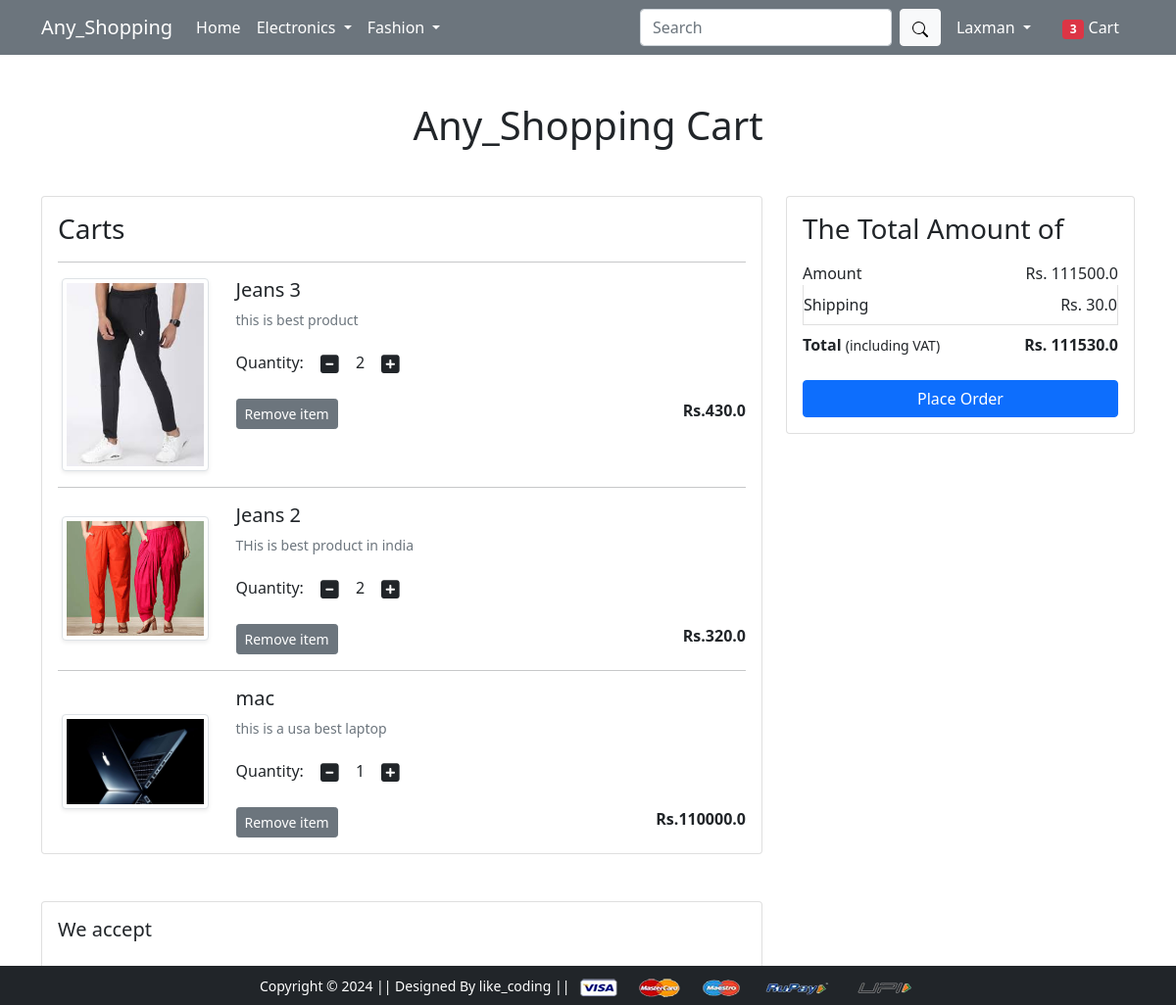
The page /cart/ (signed in) on the database its author committed.
### app/models.py (models this page shows, shortened)
class Cart(models.Model):
    user = models.ForeignKey(User , on_delete=models.CASCADE)
    product = models.ForeignKey(Product , on_delete=models.CASCADE)
    quantity = models.PositiveIntegerField(default=1)

class Product(models.Model):
    title = models.CharField(max_length=121)
    selling_price = models.FloatField()
    discounted_price = models.FloatField()
    description = models.TextField()
    brand = models.CharField(max_length=121)
    category = models.CharField(choices=CATEGORY_CHOICES,max_length=121)
    product_image = models.ImageField(upload_to='productimg')

### app/views.py (the view)
# urls.py: path('cart/', views.show_cart, name='show_cart'),
@login_required
def show_cart(request):
 if request.user.is_authenticated:
  user = request.user
  cart = Cart.objects.filter(user=user)
  total_cart = len(cart)
  cart_product = [p for p in Cart.objects.all() if p.user == user]
  if cart_product:
   amount = 0.0
   shipping_amount = 30.0
   total_amount = 0.0
   for p in cart_product:
    temp_amount =(p.quantity * p.product.discounted_price)
    amount += temp_amount
    total_amount = amount + shipping_amount
   return render(request, 'app/addtocart.html' , {'carts':cart,'amount':amount,'total':total_amount,'shipping':shipping_amount ,'total_cart':total_cart})
  else:
   return render(request , 'app/emptycart.html')

### app/templates/app/addtocart.html (shortened to what this page needs)
{% extends 'app/base.html' %}
{% load static %}
{% block main-content %}
<div class="container my-5">
  <div class="row">
    <h1 class="text-center mb-5">Any_Shopping Cart</h1>
    <div class="col-sm-8">
      <div class="card">
        <div class="card-body">
          <h3>Carts</h3>
          {% for cart in carts %}
          <hr>
          <div class="row">
            <div class="text-center col-sm-3  align-self-center"><img src="{{cart.product.product_image.url}}" alt=""
                srcset="" class="img-fluid img-thumbnail shadow-sm" height="150" width="150"> </div>
            <div class="col-sm-9">
              <div>
                <h5>{{cart.product.title}} </h5>
                <p class="mb-2 text-muted small">{{cart.product.description}}</p>
                <div class="my-3">
                  <label for="quantity">Quantity:</label>
                  <a class="minus-cart btn" pid="{{cart.product.id}}"><i class="fas fa-minus-square fa-lg"></i></a>
                  <span id="quantity">{{cart.quantity}}</span>
                  <a class="plus-cart btn" pid="{{cart.product.id}}" ><i class="fas fa-plus-square fa-lg"></i></a>
                </div>
                <div class="d-flex justify-content-between">
                  <a href="#" class="btn btn-sm btn-secondary mr-3 remove-cart" pid="{{cart.product.id}}">Remove item </a>
                  <p class="mb-0"><span><strong>Rs.{{cart.product.discounted_price}}</strong></span></p>
                </div>
              </div>
            </div>
          </div>
          {% endfor %}
        </div>
      </div>
    </div>
    <div class="col-sm-4">
      <div class="card">
        <div class="card-body">
          <h3>The Total Amount of</h3>
          <ul class="list-group">
            <li class="list-group-item d-flex justify-content-between align-items-center border-0 px-0 pb-0">
              Amount<span>Rs. <span id="amount">{{amount}}</span></span></li>
            <li class="list-group-item d-flex justify-content-between align-items-center px-0">Shipping<span>Rs. <span
                  id="shipping">{{shipping}}</span></span></li>
            <li class="list-group-item d-flex justify-content-between align-items-center border-0 px-0 mb-3">
              <div>
                <strong>Total</strong> <small>(including VAT)</small>
              </div>
              <span><strong>Rs. <strong id="total">{{total}}</strong></strong></span>
            </li>
          </ul>
          <div class="d-grid"><a href="{% url 'checkout' %}" class="btn btn-primary">Place Order</a></div>
        </div>
      </div>
    </div>
  </div>
</div>
<div class="container">
  <div class="row">
    <div class="col-sm-8">
      <div class="card">
        <div class="card-body">
          <h5 class="mb-4">We accept</h5>
        </div>
      </div>
    </div>
  </div>
</div>
{% endblock main-content %}

### app/templates/app/base.html (shortened to what this page needs)
<!doctype html>
{% load static %}
<html lang="en">
<head>
  <link href="https://cdn.jsdelivr.net/npm/bootstrap@5.0.0-beta1/dist/css/bootstrap.min.css" rel="stylesheet"
>
  <link rel="stylesheet" href="{% static 'app/css/owl.carousel.min.css' %}">
  <link rel="stylesheet" href="{% static 'app/css/all.min.css' %}">
  <link rel="stylesheet" href="{% static 'app/css/style.css' %}">
</head>
<body>
  <nav class="navbar navbar-expand-lg navbar-dark bg-secondary">
    <div class="container">
      <a class="navbar-brand" href="/">Any_Shopping</a>
      <div class="collapse navbar-collapse" id="navbarSupportedContent">
        <ul class="navbar-nav me-auto mb-2 mb-lg-0">
          <li class="nav-item">
            <a class="nav-link active" aria-current="page" href="/">Home</a>
          </li>
          <li class="nav-item dropdown">
            <a class="nav-link dropdown-toggle text-white" href="#" id="electronicsDropdown" role="button"
              data-bs-toggle="dropdown" aria-expanded="false">
              Electronics
            </a>
          </li>
          <li class="nav-item dropdown">
            <a class="nav-link dropdown-toggle text-white" href="#" id="fashionDropdown" role="button"
              data-bs-toggle="dropdown" aria-expanded="false">
              Fashion
            </a>
          </li>
        </ul>
        <form class="d-flex" method="get" action="{% url 'search' %}">
          <input class="form-control me-2" type="text" placeholder="Search" aria-label="Search" name="anyone">
          <button class="btn btn-light" type="submit"><svg xmlns="http://www.w3.org/2000/svg" width="16" height="16" fill="currentColor" class="bi bi-search" viewBox="0 0 16 16">
            <path d="M11.742 10.344a6.5 6.5 0 1 0-1.397 1.398h-.001q.044.06.098.115l3.85 3.85a1 1 0 0 0 1.415-1.414l-3.85-3.85a1 1 0 0 0-.115-.1zM12 6.5a5.5 5.5 0 1 1-11 0 5.5 5.5 0 0 1 11 0"/>
          </svg></button>
        </form>
        <div>
          <ul class="navbar-nav me-auto mb-2 mb-lg-0">
            {% if request.user.is_authenticated %}
            <li class="nav-item dropdown mx-2">
              <a class="nav-link dropdown-toggle text-white" href="#" id="profileDropdown" role="button"
                data-bs-toggle="dropdown" aria-expanded="false">
                {{request.user.username|capfirst}}
              </a>
            </li>
            <li class="nav-item mx-2">
              <a href="{% url 'show_cart' %}" class="nav-link text-white"><span
                  class="badge bg-danger">{{total_cart}}</span> Cart
              </a>
            </li>
            {% endif %}
          </ul>
        </div>
      </div>
    </div>
  </nav>
  {% block main-content %} {% endblock main-content %}
  <footer class="container-fluid bg-dark text-center p-2  absolute fixed-bottom">
    <small class="text-white">Copyright &copy; 2024 || Designed By like_coding || </small>
    <img src="{% static 'app/images/payment.png' %}" alt="" srcset="" class="img-fluid" height="2px">
  </footer>
</body>
</html>

### rows shown on the page
Cart: product.product_image (picture), product "Jeans 3", product.description "this is best product", quantity "2", product.discounted_price "430.0"
Cart: product.product_image (picture), product "Jeans 2", product.description "THis is best product in india", quantity "2", product.discounted_price "320.0"
Cart: product.product_image (picture), product "mac", product.description "this is a usa best laptop", quantity "1", product.discounted_price "110000.0"

### other values the page prints
{{ request.user.username|capfirst }} "Laxman"
{{ total_cart }} "3"
{{ amount }} "111500.0"
{{ shipping }} "30.0"
{{ total }} "111530.0"
